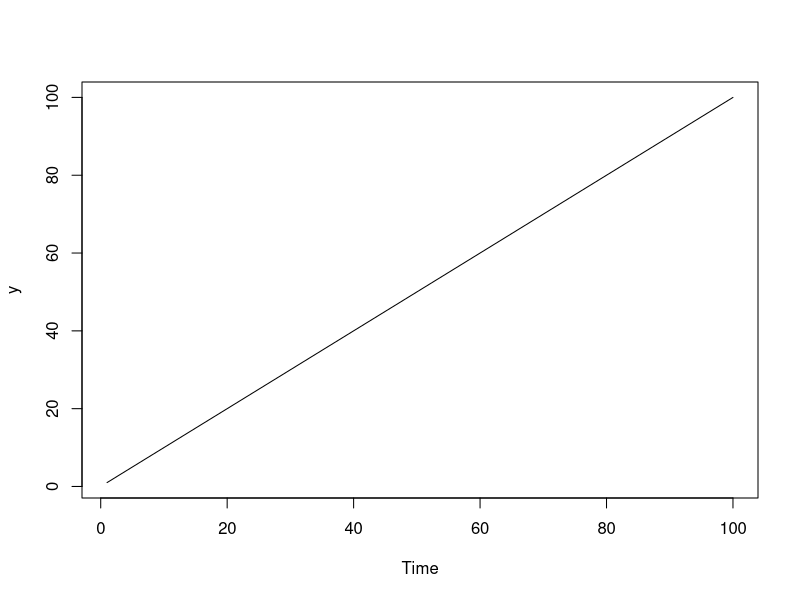

Write R code to recreate this figure. (Note: this script raises an error after producing the figure.)
#Exercise 2
#Author: The Winners
#Date: 10/10/2017
#library
library(forecast)
library(tseries)
#1 - Data generating process
#Simulate an AR(i), a MA(i) and an ARMA(i,j) study the correlogram, where you must choose i and j as
#positive integers, while the parameters can be positive or negative
#sampling for value for i and j
i <- sample(seq(1,10), 4, replace = F)
j <- sample(seq(1,10), 4, replace = F)
#generate the data
#get a random univariate time series of length 100 (positive values)
y <- ts(c(1:100))
plot(y)

#compute AR(i) of y
ar.i <- ar(y, i)
#compute MA(i) of y
ma.i <- ma(y,i)
#compute ARMA(i,j) of y
arma.ij <- arma(y,i,j)
#Plot the correlogram of the three models
#plot the AR(i)
plot(ar.i)
#plot the MA(i)
plot(ma.i)
#plot the ARMA(i,j)
plot(arma.ij)
#3 - Compute the autocorrelation function of the three models
#compute the autocorrelation function of the AR(i)
acf.ar.i <- acf(ar.i)
#compute the autocorrelation function of the MA(i)
acf.ma.i <- acf(ma.i)
#compute the autocorrelation function of the ARMA(i,j)
acf.arma.ij <- acf(arma.ij)
#4 - Plot the autocorrelation function of the three models
#plot the autocorrelation function of the AR(i)
plot(acf.ar.i)
#plot the autocorrelation function of the MA(i)
plot(acf.ma.i)
#plot the autocorrelation function of the ARMA(i,j)
plot(acf.arma.ij)


